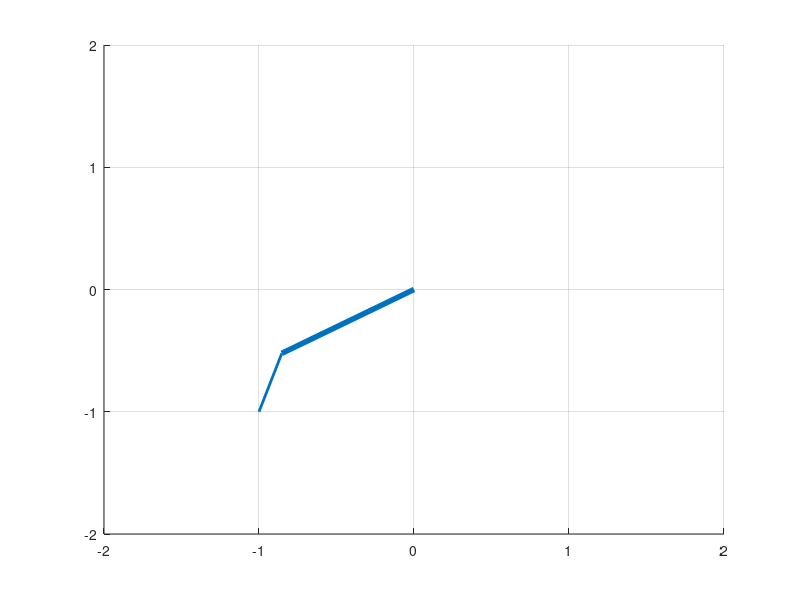

The MATLAB source for this figure:
% Definindo o tamanho dos elos
a1 = 1
a2 = 0.5
% Definindo a posição final desejada 
x_final = -1
y_final = -1
%% Calculando pela cinemática inversa o valor dos angulos nesta posição final
cos_theta2 = (x_final^2 + y_final^2 - a1^2 - a2^2)/(2*a1*a2)
theta2 = acos (cos_theta2)
beta = atan2(y_final,x_final)
alpha = atan2(a2*sin(theta2),(a1 + a2*cos(theta2)))
theta1 = beta - alpha   
%% Simulando o moviento do manipulador
%definindo a janela gráfica
xlim([-2, 2]);
ylim([-2, 2]);
grid on;
% Plot do manipulador de acordo com a variação dos ângulos no tempo
for t = 0:0.05:1
    % Calculando a variação
    varia1 = t * theta1;
    varia2 = t * theta2;
    % Cálculo das posições das juntas dos elos, pela c.d.
    x1 = a1 * cos(varia1);
    y1 = a1 * sin(varia1);
    x2 = a1 * cos(varia1) + a2 * cos(varia1 + varia2);
    y2 = a1 * sin(varia1) + a2 * sin(varia1 + varia2);
    % Plot dos elos
    elo1 = line([0 x1],[0 y1],'linew',4)
    elo2 = line([x1 x2],[y1 y2],'linew',2)
    hold on;
    pause(0.05);
    delete(elo1)
    delete(elo2)
end
   elo1 = line([0 x1],[0 y1],'linew',4)
   elo2 = line([x1 x2],[y1 y2],'linew',2)